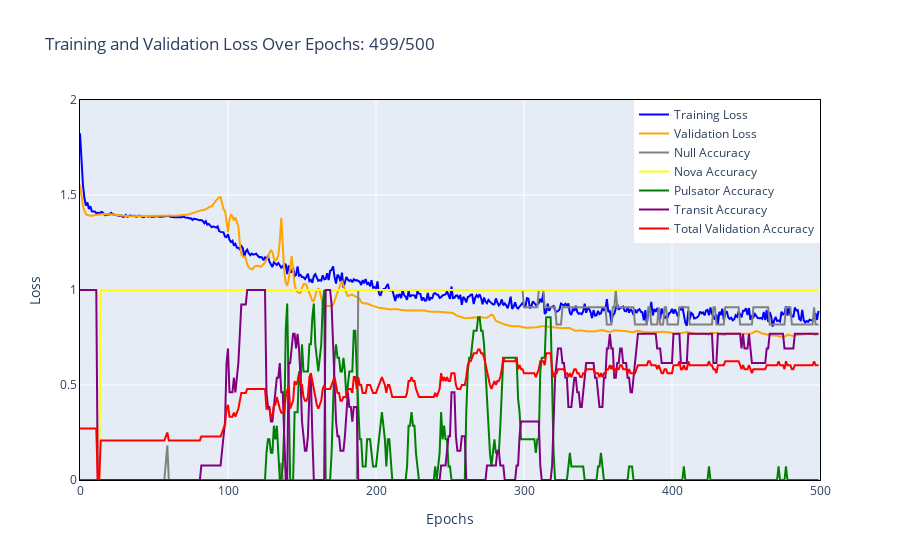

The notebook cell this image was saved under:
### Markdown cell above
# Training Loop (Single)

### Code cell
EPOCHS = 500
lr = 0.007

model = FluxAnomalyPredictionTF(20, 0.15, bn=False, features=3, residual=0).to(device)

optim = torch.optim.Adam(model.parameters(), lr=lr)
loss_fn = nn.CrossEntropyLoss().to(device)

progress_bar = tqdm(total=EPOCHS, desc="Training Progress")

trainloss = []
validloss = []

nullts = []
novats = []
pulsatingts = []
transitts = []
accuracyts = []

for e in range(EPOCHS):
  epoch_loss = []
  valid_loss = []

  null_correct = 0
  nova_correct = 0
  pulsating_correct = 0
  transit_correct = 0
  correct = 0


  novas = 0
  pulsators = 0
  transits = 0
  nulls = 0
  exs = 0

  for data, label in train:

    model.train()
    out = model(data)

    loss = loss_fn(out, label)

    epoch_loss.append(loss.item())

    loss.backward()
    optim.step()
    optim.zero_grad()


  for data, label in valid:
    model.eval()
    out = model(data)
    loss = loss_fn(out, label)
    valid_loss.append(loss.item())
    i = torch.argmax(out, dim=1).cpu()
    j = torch.argmax(label, dim=1).cpu()

    for idx, jdx in zip(i,j):
      exs += 1
      if idx == jdx:
        correct += 1

      if jdx == 0:
        nulls += 1
        if idx == jdx:
          null_correct += 1

      if jdx == 1:
        novas += 1
        if idx == jdx:
          nova_correct +=1
      if jdx == 2:
        pulsators += 1
        if idx == jdx:
          pulsating_correct +=1
      if jdx == 3:
        transits += 1
        if idx == jdx:
          transit_correct +=1

  training_loss_epoch = np.mean(epoch_loss)
  validation_loss_epoch = np.mean(valid_loss)

  nullac = null_correct / (nulls + 0.000001)
  novacc = nova_correct / (novas + 0.000001)
  pulsatoracc = pulsating_correct / (pulsators + 0.00001)
  transitacc = transit_correct / (transits + 0.00001)
  accuracy = correct / exs

  trainloss.append(training_loss_epoch)
  validloss.append(validation_loss_epoch)

  nullts.append(nullac)
  novats.append(novacc)
  pulsatingts.append(pulsatoracc)
  transitts.append(transitacc)
  accuracyts.append(accuracy)


  progress_bar.update(1)
  p = getprogressplot(trainloss, validloss, accuracyts, nullts, novats, pulsatingts, transitts, EPOCHS, e)
  clear_output(wait=False)
  display(p)

  print("Epoch ", e, ": ", training_loss_epoch)
  print("nulls:", nullac, "novas: ", novacc, "pulsators: ", pulsatoracc, "transits: ", transitacc)

x = range(EPOCHS)

p = getprogressplot(trainloss, validloss, accuracyts, nullts, novats, pulsatingts, transitts, EPOCHS, e)
clear_output(wait=True)
display(p)
print("Epoch ", e, ": ", training_loss_epoch)

savestr = "models/model" + str(np.random.randint(1111,9999)) + ".pt"
with open(ROOT + savestr, "wb") as f:
  torch.save(model.state_dict(),f)

print("saved as {}".format(savestr))

### Figure 1 — Plotly figure (JSON) as saved in the notebook; plotly's stock layout.template omitted (floating-point values rounded to 4 significant figures; data arrays with more than 128 entries replaced by an {"elided": "..."} marker saying what was removed)
{"data": [{"line": {"color": "blue"}, "mode": "lines", "name": "Training Loss", "type": "scatter", "x": {"elided": "500 int values"}, "y": {"elided": "500 float values"}}, {"line": {"color": "orange"}, "mode": "lines", "name": "Validation Loss", "type": "scatter", "x": {"elided": "500 int values"}, "y": {"elided": "500 float values"}}, {"line": {"color": "gray"}, "mode": "lines", "name": "Null Accuracy", "type": "scatter", "x": {"elided": "500 int values"}, "y": {"elided": "500 float values"}}, {"line": {"color": "yellow"}, "mode": "lines", "name": "Nova Accuracy", "type": "scatter", "x": {"elided": "500 int values"}, "y": {"elided": "500 float values"}}, {"line": {"color": "green"}, "mode": "lines", "name": "Pulsator Accuracy", "type": "scatter", "x": {"elided": "500 int values"}, "y": {"elided": "500 float values"}}, {"line": {"color": "purple"}, "mode": "lines", "name": "Transit Accuracy", "type": "scatter", "x": {"elided": "500 int values"}, "y": {"elided": "500 float values"}}, {"line": {"color": "red"}, "mode": "lines", "name": "Total Validation Accuracy", "type": "scatter", "x": {"elided": "500 int values"}, "y": {"elided": "500 float values"}}], "layout": {"legend": {"x": 1, "xanchor": "right", "y": 1, "yanchor": "top"}, "title": {"text": "Training and Validation Loss Over Epochs: 499/500"}, "xaxis": {"linecolor": "black", "linewidth": 1, "mirror": true, "range": [0, 500], "showline": true, "tickfont": {"size": 12}, "title": {"text": "Epochs"}}, "yaxis": {"linecolor": "black", "linewidth": 1, "mirror": true, "range": [0, 2], "showline": true, "tickfont": {"size": 12}, "title": {"text": "Loss"}}}}
